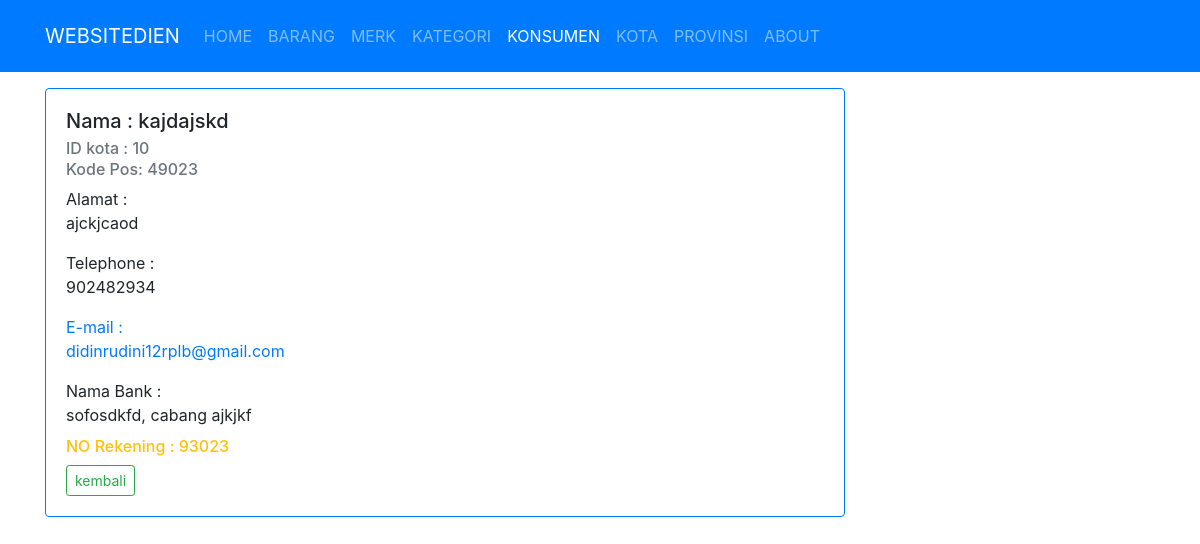
The page /public/konsumen/detail/idaijds on the database as committed earlier.
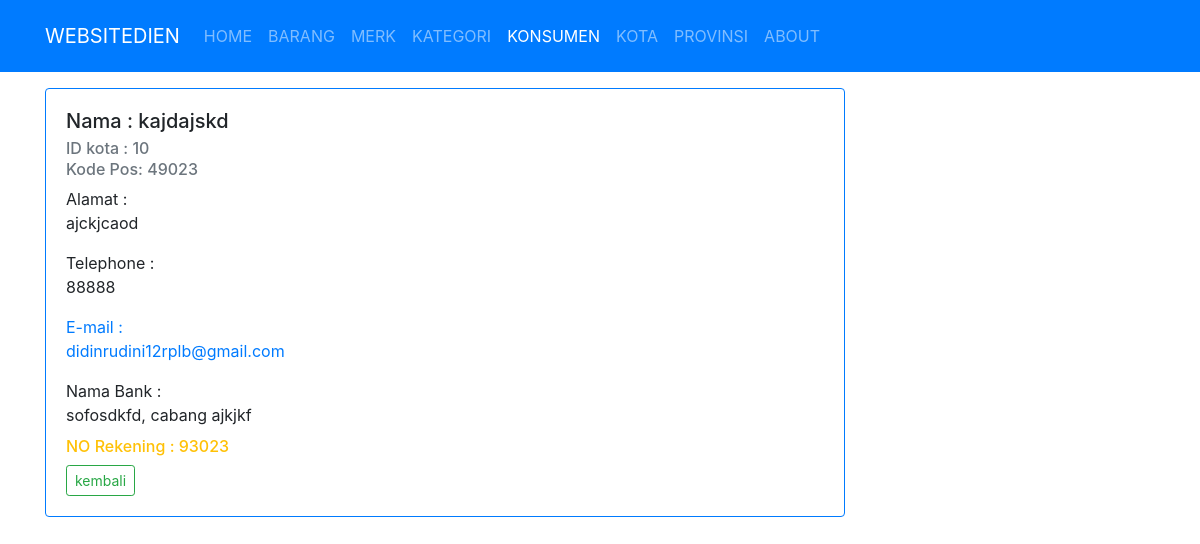
The same page on the database as committed later.
### tables this page shows
CREATE TABLE `konsumen` (
  `id_konsumen` varchar(13) NOT NULL,
  `id_kota` int(11) NOT NULL,
  `nama` varchar(50) NOT NULL,
  `alamat` text NOT NULL,
  `kode_pos` varchar(5) NOT NULL,
  `phone` varchar(20) NOT NULL,
  `email` text NOT NULL,
  `nama_bank` varchar(40) NOT NULL,
  `cabang` varchar(40) NOT NULL,
  `atas_nama` varchar(50) NOT NULL,
  `rek` varchar(20) NOT NULL
);

### app/core/Controller.php (called while the page is built, shortened)
<?php
class Controller
{
    public function view($view, $data = [])
    {
        require_once '../app/views/' . $view . '.php';
    }
    public function model($model)
    {
        return new $model;
    }
}

### app/controllers/Konsumen.php (called while the page is built, shortened)
<?php
class Konsumen extends Controller
{
    public function detail($id)
    {
        $data['judul'] = 'Detail Konsumen';
        $data['konsumen'] = $this->model('Konsumen_model')->getKonsumenById($id);
        $this->view('konsumen/detail', $data);
    }
}

### app/core/App.php (called while the page is built, shortened)
<?php
class App
{
    protected $method = 'index';
    protected $params = [];
    public function __construct()
    {
        $url = $this->parseURL();
        if (file_exists('../app/controllers/' . $url[0] . '.php')) {
            unset($url[0]);
        }
        $this->controller = new $this->controller;
        if (isset($url[1])) {
            if (method_exists($this->controller, $url[1])) {
                $this->method = $url[1];
                unset($url[1]);
            }
        }
        if (!empty($url)) {
            $this->params = array_values($url);
        }
        call_user_func_array([$this->controller, $this->method], $this->params);
    }
    public function parseURL()
    {
        if (isset($_GET['url'])) {
            $url = rtrim($_GET['url'], '/');
            $url = filter_var($url, FILTER_SANITIZE_URL);
            $url = explode('/', $url);
            return $url;
        }
    }
}

### public/index.php (called while the page is built, shortened)
<?php
$app = new App;

### app/core/Database.php (called while the page is built, shortened)
<?php
class Database
{
    private $host = DB_HOST;
    private $user = DB_USER;
    private $pass = DB_PASS;
    private $db_name = DB_NAME;
    private $dbh;
    private $stmt;
    public function __construct()
    {
        $dsn = 'mysql:host=' . $this->host . ';dbname=' . $this->db_name;
        $option = [
            PDO::ATTR_PERSISTENT => true,
            PDO::ATTR_ERRMODE => PDO::ERRMODE_EXCEPTION
        ];
        try {
            $this->dbh = new PDO($dsn, $this->user, $this->pass, $option);
        } catch (PDOException $err) {
            die($err->getMessage());
        }
    }
    public function query($query)
    {
        $this->stmt = $this->dbh->prepare($query);
    }
    public function bind($param, $value, $type = null)
    {
        if (is_null($type)) {
            switch (true) {
                default:
                    $type = PDO::PARAM_STR;
            }
        }
        $this->stmt->bindValue($param, $value, $type);
    }
    public function execute()
    {
        $this->stmt->execute();
    }
    public function single()
    {
        $this->execute();
        return $this->stmt->fetch(PDO::FETCH_ASSOC);
    }
}

### app/models/Konsumen_model.php (called while the page is built, shortened)
<?php
class Konsumen_model
{
    private $table = 'konsumen';
    private $db;
    public function __construct()
    {
        $this->db = new Database;
    }
    public function getKonsumenById($id)
    {
        $this->db->query('SELECT * FROM ' . $this->table . ' WHERE id_konsumen=:id');
        $this->db->bind('id', $id);
        return $this->db->single();
    }
}

### app/views/konsumen/detail.php (the view)
<div class="container mt-3">
    <div class="row">
        <div class="col-lg-12">
            <div class="card border-primary" style="width: 50rem;">
                <div class="card-body">
                    <h5 class="card-title ">Nama : <?= $data['konsumen']['nama']; ?></h5>
                    <h6 class="card-subtitle mb-2 text-muted">ID kota : <?= $data['konsumen']['id_kota']; ?></h6>
                    <h6 class="card-subtitle mb-2 text-muted">Kode Pos: <?= $data['konsumen']['kode_pos']; ?></h6>
                    <p class="card-text">Alamat : <br><?= $data['konsumen']['alamat']; ?></p>
                    <p class="card-text">Telephone : <br><?= $data['konsumen']['phone']; ?></p>
                    <p class="card-text text-primary">E-mail : <br><?= $data['konsumen']['email']; ?></p>
                    <p class="card-text">Nama Bank : <br><?= $data['konsumen']['nama_bank']; ?>, cabang <?= $data['konsumen']['cabang']; ?></p>
                    <h6 class="card-subtitle mb-2 text-bold text-warning">NO Rekening : <?= $data['konsumen']['rek']; ?></h6>
                    <a href="<?= BASEURL; ?>/konsumen " class="btn btn-outline-success btn-sm ">kembali</a>
                </div>
            </div>
        </div>
    </div>
</div>

Rows that differ between the two databases and show on the page:
changed konsumen "kajdajskd": phone "902482934" → "88888"
